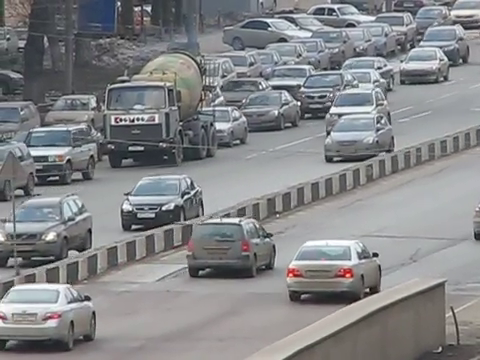
#> input picture frame 35 of videoplayback.mp4, 480 x 360 px, given in place of video.mp4, which was not available
$ python HornSchunckAlgoritm.py   (older library calls are emulated)
#> lines starting #> are read from the running program, lines starting #| are printed output that depends on the picture; after the words box and inside, x2 and y2 are one past the last pixel; in counts of white or black regions, pixels touching at a corner belong together; pictures that were not available may be replaced by others from this repository, and a replacement may not be noted
import cv2
import numpy as np


def horn_schunck(video_path, lambda_val=0.01, threshold=0.01):
    # Открытие видеофайла
#> called with video_path = 'video.mp4', lambda_val = 100, threshold = 0.1
    cap = cv2.VideoCapture(video_path)

    # Первый кадр
    ret, prev_frame = cap.read()
#> prev_frame is the input picture: shape (360, 480, 3); mean B, G, R 135.4, 133.3, 132.2
    prev_frame_gray = cv2.cvtColor(prev_frame, cv2.COLOR_BGR2GRAY)
    prev_frame_gray = np.float32(prev_frame_gray)

    while True:
        # След кадр
        ret, next_frame = cap.read()
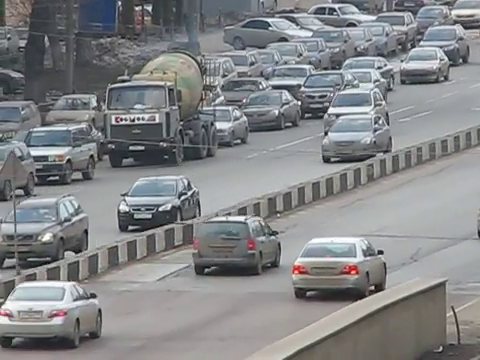
#> input picture frame 36 of videoplayback.mp4, 480 x 360 px, given in place of video.mp4, which was not available
#> next_frame is the input picture: shape (360, 480, 3); mean B, G, R 134.9, 133.2, 131.8
        if not ret:
            break

        next_frame_gray = cv2.cvtColor(next_frame, cv2.COLOR_BGR2GRAY)
        next_frame_gray = np.float32(next_frame_gray)

        # Градиенты
        Ix = cv2.Sobel(prev_frame_gray, cv2.CV_64F, 1, 0, ksize=5)
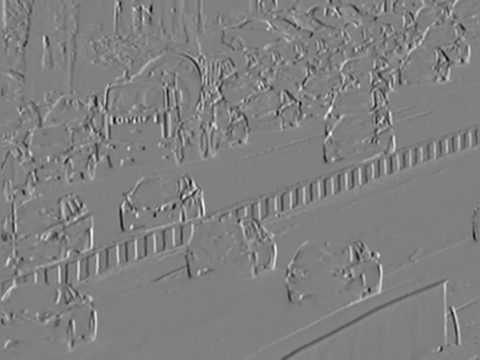
#> Ix: shape (360, 480) float64; min -7876, max 7814, mean 9.5; drawn with min black and max white
        Iy = cv2.Sobel(prev_frame_gray, cv2.CV_64F, 0, 1, ksize=5)
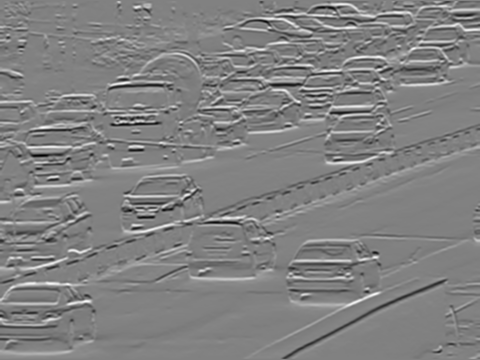
#> Iy: shape (360, 480) float64; min -8191, max 7964, mean 9.2; drawn with min black and max white
        It = next_frame_gray - prev_frame_gray

        # Поле опт потоков u - x v -y
        u = np.zeros_like(prev_frame_gray)
        v = np.zeros_like(prev_frame_gray)

        # Итерации решения уравнений Хорна-Шанка
        for _ in range(5):
            u_avg = cv2.blur(u, (5, 5))
            v_avg = cv2.blur(v, (5, 5))

            numerator = Ix * u_avg + Iy * v_avg + It
            denominator = lambda_val ** 2 + Ix ** 2 + Iy ** 2

            # Обновление значений u и v
            u = u_avg - Ix * numerator / denominator
            v = v_avg - Iy * numerator / denominator
#> this loop made 5 passes
#> pass 1, in horn_schunck, `denominator = lambda_val ** 2 + Ix ** 2 + Iy ** 2`:
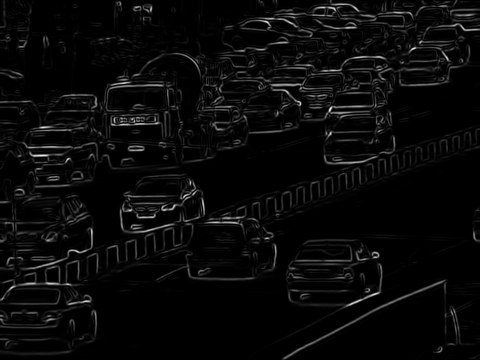
#> denominator: shape (360, 480) float64; min 10000, max 71551908, mean 2772448.6; drawn with min black and max white
#> pass 1, in horn_schunck, `u = u_avg - Ix * numerator / denominator`:
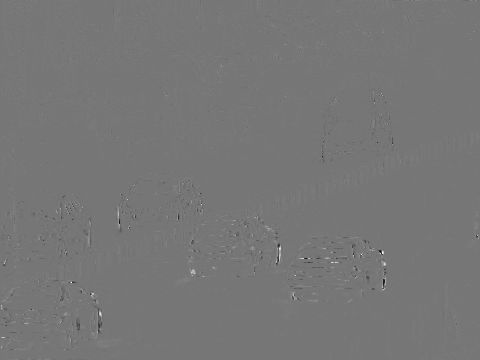
#> u: shape (360, 480) float64; min -0.609, max 0.698, mean 0.00111; drawn with min black and max white

        # Вычисление величины векторов оптического потока
        magnitude = np.sqrt(u ** 2 + v ** 2)
        # Создание маски для значительных движений
        motion_mask = magnitude > threshold
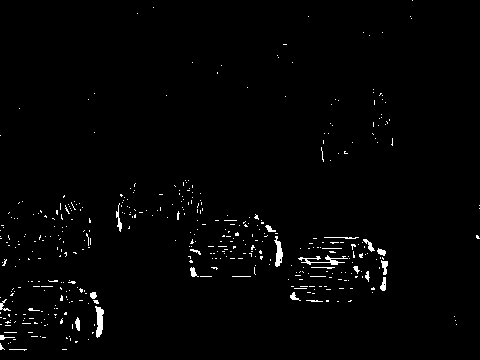
#> motion_mask: shape (360, 480) bool; 1.5% white in thin lines or dots

        # отображение
        motion_image = np.zeros_like(next_frame)
        motion_image[motion_mask] = [0, 0, 255]  # Красный цвет для выделения движения

        # Отображение изображения с движением
        cv2.imshow('Motion', motion_image)
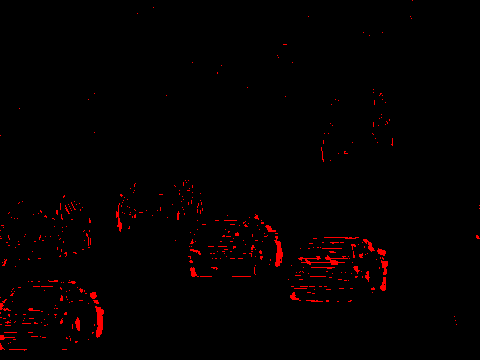
#> window 'Motion': shape (360, 480, 3); mean B, G, R 0, 0, 3.9
        if cv2.waitKey(30) & 0xFF == ord('q'):
#> (key q is pressed here)
            break

        # Обновление предыдущего кадра для следующей итерации
        prev_frame_gray = next_frame_gray.copy()

    # Освобождение ресурсов
    cap.release()
    cv2.destroyAllWindows()


# Пример использования функции
lambda_value = 100
T_value = 0.1
# video_path = 'Barber pole.mp4'
video_path = 'video.mp4'
horn_schunck(video_path, lambda_val=lambda_value, threshold=T_value)

$ run again, starting later in the video
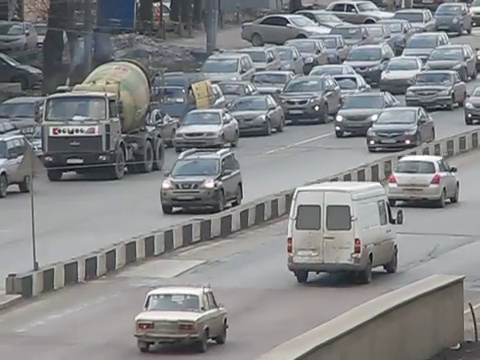
#> input picture frame 160 of videoplayback.mp4, 480 x 360 px, given in place of video.mp4, which was not available
#> in horn_schunck, prev_frame is the input picture: shape (360, 480, 3); mean B, G, R 134.9, 133.3, 131.7
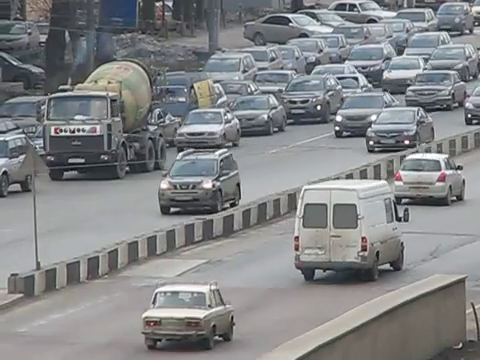
#> input picture frame 161 of videoplayback.mp4, 480 x 360 px, given in place of video.mp4, which was not available
#> in horn_schunck, next_frame is the input picture: shape (360, 480, 3); mean B, G, R 134.6, 133.1, 131.4
#> motion_mask: shape (360, 480) bool; 2.4% white; 905 white regions (876 under 20 px), largest, box (x1, y1, x2, y2) and area: (395, 238, 406, 271) 215, (322, 204, 335, 229) 198, (227, 310, 236, 341) 180
#> in horn_schunck, `cv2.imshow('Motion', motion_image)`:
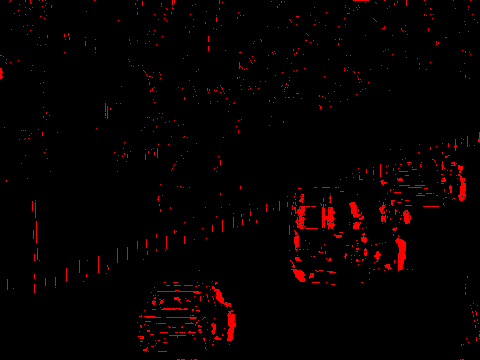
#> window 'Motion': shape (360, 480, 3); mean B, G, R 0, 0, 6

$ run again, starting later in the video
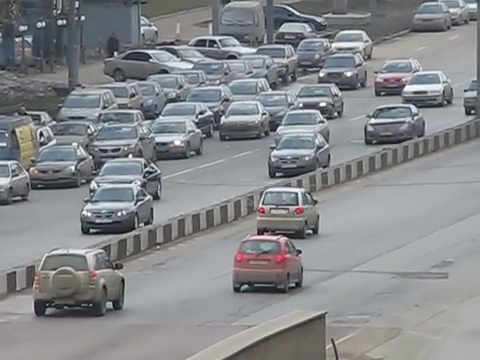
#> input picture frame 285 of videoplayback.mp4, 480 x 360 px, given in place of video.mp4, which was not available
#> in horn_schunck, prev_frame is the input picture: shape (360, 480, 3); mean B, G, R 138.9, 136.1, 134
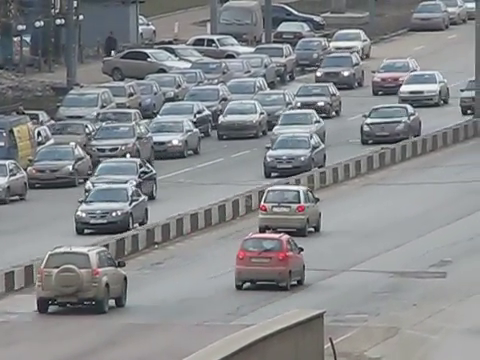
#> input picture frame 286 of videoplayback.mp4, 480 x 360 px, given in place of video.mp4, which was not available
#> in horn_schunck, next_frame is the input picture: shape (360, 480, 3); mean B, G, R 138.5, 136.1, 133.8
#> motion_mask: shape (360, 480) bool; 1.4% white in thin lines or dots
#> in horn_schunck, `cv2.imshow('Motion', motion_image)`:
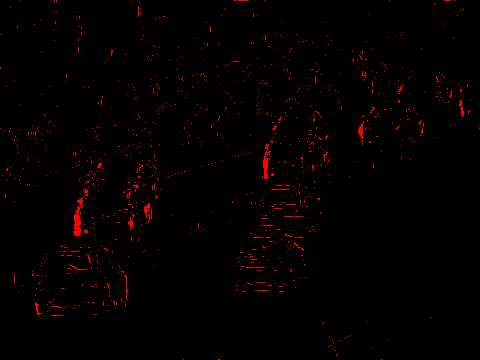
#> window 'Motion': shape (360, 480, 3); mean B, G, R 0, 0, 3.6
